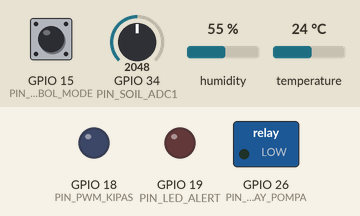
A program run on a simulated ESP32. Parts: switched loads named in the program (green lamp = pin HIGH), output pins drawn as LEDs (lit = HIGH). Dashed ring = blinking. The test bench sets the inputs (shaded band); at power-on: temperature 24 °C, GPIO 34 (PIN_SOIL_ADC1) = 2048, GPIO 15 (PIN_TOMBOL_MODE) HIGH, humidity 55 % (analog values on the 0–4095 scale). What the program prints to the serial monitor is not drawn.

Above: at 1.2 s.
1.3 s: temperature set to 33 °C
At 4.3 s:
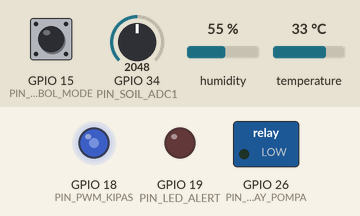
5.5 s: GPIO 34 (PIN_SOIL_ADC1) set to 2586
12.5 s: GPIO 34 (PIN_SOIL_ADC1) set to 2648
At 16.1 s:
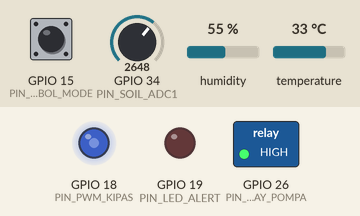
16.5 s: temperature set to 12 °C
At 19.3 s:
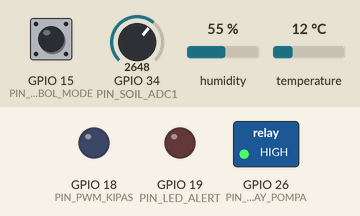
20.5 s: temperature set to 41 °C
At 22.8 s:
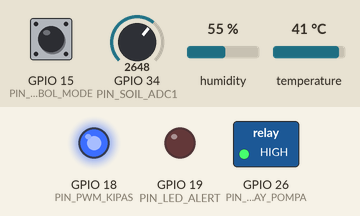
28.4 s: temperature set to 19 °C
At 31.37 s:
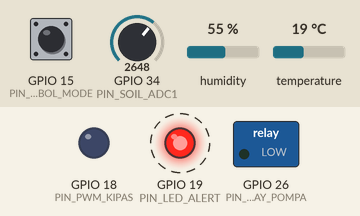
Timing chart, 0 to 33.1 s (numbered marks = the images above; inputs shaded):
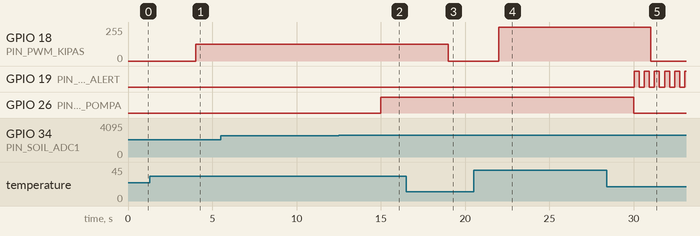

Measured:
- the behaviour switches between 2615 and 2616 on GPIO 34 (PIN_SOIL_ADC1) (found by bisection; images 1 and 2)
- after the input at 1.3 s, GPIO 18 (PIN_PWM_KIPAS): 0/255 → 127/255 after 2.7 s
- after the input at 5.5 s, every drawn part: stays the same
- after the input at 12.5 s, GPIO 26 (PIN_RELAY_POMPA): LOW → HIGH after 2.5 s
- after the input at 16.5 s, GPIO 18 (PIN_PWM_KIPAS): 127/255 → 0/255 after 2.5 s
- after the input at 20.5 s, GPIO 18 (PIN_PWM_KIPAS): 0/255 → 255/255 after 1.5 s
- after the input at 28.4 s, GPIO 18 (PIN_PWM_KIPAS): 255/255 → 0/255 after 2.6 s
- by itself, GPIO 19 (PIN_LED_ALERT): alternates HIGH for 0.30 s and LOW for 0.30 s

The program:

main.cpp
```cpp
#include <Arduino.h>
#include <DHT.h>
#include <ArduinoJson.h>

// ==========================================
// 1. KONFIGURASI PIN ESP32
// ==========================================

#define PIN_DHT            4
#define TIPE_DHT           DHT22

#define PIN_SOIL_ADC1      34
#define PIN_TOMBOL_MODE    15
#define PIN_RELAY_POMPA    26
#define PIN_PWM_KIPAS      18
#define PIN_LED_ALERT      19

// 0 = Ambang tunggal (chattering)
// 1 = Histeresis
#define GUNAKAN_HISTERESIS 1

// ==========================================
// 2. KONFIGURASI SENSOR TANAH
// ==========================================

const int MV_TANAH_KERING = 2650;
const int MV_TANAH_BASAH  = 1100;

const float AMBANG_POMPA_ON  = 35.0;
const float AMBANG_POMPA_OFF = 60.0;
const float AMBANG_TUNGGAL   = 45.0;

// ==========================================
// 3. KONFIGURASI PWM LED
// ==========================================

const int PWM_FREQ_HZ = 5000;
const int PWM_RES_BIT = 8;
const int PWM_KANAL   = 0;

// ==========================================
// 4. FILTER MOVING AVERAGE
// ==========================================

const int UKURAN_FILTER = 5;

uint32_t bufferMv[UKURAN_FILTER] = {0};
int indeksFilter = 0;
bool filterPenuh = false;

// ==========================================
// 5. VARIABEL SISTEM
// ==========================================

DHT dht(PIN_DHT, TIPE_DHT);

unsigned long waktuTelemetriTerakhir = 0;
unsigned long waktuDebounceTombol = 0;

const unsigned long INTERVAL_BACA_MS = 1000;

bool statusPompa = false;
bool modeOverridePaksa = false;
bool tombolSebelumnya = HIGH;

unsigned long seqPaket = 0;
unsigned long hitungTransisiRelai = 0;

// ==========================================
// 6. VARIABEL DRY-RUN PROTECTION (C6)
// ==========================================

const unsigned long BATAS_POMPA_MS = 15000;
const unsigned long INTERVAL_KEDIP_MS = 300;
const float MIN_KENAIKAN_SOIL = 1.0;

bool faultDryRun = false;
bool pemantauanPompaAktif = false;

unsigned long waktuMulaiPompa = 0;
unsigned long waktuKedipTerakhir = 0;

float soilPctAwalPompa = 0.0;
bool statusLedAlert = false;

// ==========================================
// 7. FUNGSI KONFIGURASI PWM
// ==========================================

void setupPwmKipas() {

#if defined(ESP_ARDUINO_VERSION) && \
    (ESP_ARDUINO_VERSION >= ESP_ARDUINO_VERSION_VAL(3, 0, 0))

  ledcAttach(PIN_PWM_KIPAS, PWM_FREQ_HZ, PWM_RES_BIT);

#else

  ledcSetup(PWM_KANAL, PWM_FREQ_HZ, PWM_RES_BIT);
  ledcAttachPin(PIN_PWM_KIPAS, PWM_KANAL);

#endif
}

void tulisPwmKipas(uint8_t duty) {

#if defined(ESP_ARDUINO_VERSION) && \
    (ESP_ARDUINO_VERSION >= ESP_ARDUINO_VERSION_VAL(3, 0, 0))

  ledcWrite(PIN_PWM_KIPAS, duty);

#else

  ledcWrite(PWM_KANAL, duty);

#endif
}

// ==========================================
// 8. PEMBACAAN SENSOR TANAH
//    MOVING AVERAGE 5 SAMPEL
// ==========================================

uint32_t bacaSoilMilliVoltsTerfilter() {

  uint32_t mvMentah = analogReadMilliVolts(PIN_SOIL_ADC1);

  bufferMv[indeksFilter] = mvMentah;

  indeksFilter = (indeksFilter + 1) % UKURAN_FILTER;

  if (indeksFilter == 0) {
    filterPenuh = true;
  }

  int jumlahSampel = filterPenuh
                     ? UKURAN_FILTER
                     : indeksFilter;

  uint64_t total = 0;

  for (int i = 0; i < jumlahSampel; i++) {
    total += bufferMv[i];
  }

  return (uint32_t)(total / jumlahSampel);
}

// ==========================================
// 9. LED PERINGATAN DRY-RUN
// ==========================================

void kendaliLedPeringatan() {

  if (!faultDryRun) {
    digitalWrite(PIN_LED_ALERT, LOW);
    statusLedAlert = false;
    return;
  }

  unsigned long sekarang = millis();

  if (sekarang - waktuKedipTerakhir >= INTERVAL_KEDIP_MS) {

    waktuKedipTerakhir = sekarang;
    statusLedAlert = !statusLedAlert;

    digitalWrite(
      PIN_LED_ALERT,
      statusLedAlert ? HIGH : LOW
    );
  }
}

// ==========================================
// 10. SETUP
// ==========================================

void setup() {

  Serial.begin(115200);

  pinMode(PIN_SOIL_ADC1, INPUT);
  pinMode(PIN_TOMBOL_MODE, INPUT_PULLUP);
  pinMode(PIN_RELAY_POMPA, OUTPUT);
  pinMode(PIN_LED_ALERT, OUTPUT);

  digitalWrite(PIN_RELAY_POMPA, LOW);
  digitalWrite(PIN_LED_ALERT, LOW);

  analogReadResolution(12);
  analogSetPinAttenuation(PIN_SOIL_ADC1, ADC_11db);

  setupPwmKipas();

  dht.begin();

  Serial.println();
  Serial.println(
    "{\"event\":\"boot\",\"lab\":\"Lab-01 Greenhouse Kopi UNIB\"}"
  );
}

// ==========================================
// 11. LOOP UTAMA
// ==========================================

void loop() {

  unsigned long sekarang = millis();

  // ----------------------------------------
  // A. TOMBOL OVERRIDE MANUAL
  // ----------------------------------------

  bool bacaTombol = digitalRead(PIN_TOMBOL_MODE);

  if (bacaTombol == LOW &&
      tombolSebelumnya == HIGH &&
      (sekarang - waktuDebounceTombol > 60)) {

    waktuDebounceTombol = sekarang;

    modeOverridePaksa = !modeOverridePaksa;

    Serial.printf(
      "{\"event\":\"mode_change\",\"manual_override\":%s}\n",
      modeOverridePaksa ? "true" : "false"
    );
  }

  tombolSebelumnya = bacaTombol;

  // ----------------------------------------
  // B. KEDIPKAN LED PERINGATAN
  // ----------------------------------------

  kendaliLedPeringatan();

  // ----------------------------------------
  // C. PEMBACAAN SENSOR SETIAP 1 DETIK
  // ----------------------------------------

  if (sekarang - waktuTelemetriTerakhir >= INTERVAL_BACA_MS) {

    waktuTelemetriTerakhir = sekarang;

    int adcRaw = analogRead(PIN_SOIL_ADC1);

    uint32_t soilMv = bacaSoilMilliVoltsTerfilter();

    // Kalibrasi terbalik 0% - 100%
    float soilPct =
      (float)(MV_TANAH_KERING - (int)soilMv) * 100.0f /
      (float)(MV_TANAH_KERING - MV_TANAH_BASAH);

    soilPct = constrain(soilPct, 0.0f, 100.0f);

    // --------------------------------------
    // D. PEMBACAAN DHT22
    // --------------------------------------

    float suhuUdara = dht.readTemperature();
    float lembapUdara = dht.readHumidity();

    bool dhtValid = !isnan(suhuUdara) && !isnan(lembapUdara);

    if (!dhtValid) {
      Serial.println("{\"error\":\"Pembacaan DHT22 gagal\"}");
    }

    // --------------------------------------
    // E. KENDALI POMPA
    // --------------------------------------

    bool pompaSebelum = statusPompa;
    bool permintaanPompa = statusPompa;

    if (modeOverridePaksa) {

      permintaanPompa = true;

    } else {

#if GUNAKAN_HISTERESIS == 1

      if (soilPct < AMBANG_POMPA_ON) {
        permintaanPompa = true;
      }
      else if (soilPct >= AMBANG_POMPA_OFF) {
        permintaanPompa = false;
      }

#else

      permintaanPompa = (soilPct < AMBANG_TUNGGAL);

#endif

    }

    // --------------------------------------
    // F. DRY-RUN PROTECTION (C6)
    // --------------------------------------

    // Fault yang sudah terjadi mengunci pompa OFF
    if (faultDryRun) {

      permintaanPompa = false;
      pemantauanPompaAktif = false;

    }
    else if (permintaanPompa) {

      // Pompa baru mulai menyala
      if (!pemantauanPompaAktif) {

        pemantauanPompaAktif = true;
        waktuMulaiPompa = millis();
        soilPctAwalPompa = soilPct;

      }
      else {

        // Periksa apakah kelembapan meningkat
        if (soilPct >= soilPctAwalPompa + MIN_KENAIKAN_SOIL) {

          // Respons terdeteksi, mulai pemantauan ulang
          soilPctAwalPompa = soilPct;
          waktuMulaiPompa = millis();

        }
        else if (millis() - waktuMulaiPompa >= BATAS_POMPA_MS) {

          // Tidak ada peningkatan selama 15 detik
          faultDryRun = true;

          permintaanPompa = false;
          pemantauanPompaAktif = false;

          Serial.println(
            "{\"event\":\"safety_cutoff\","
            "\"fault\":\"DRY_RUN_PROTECTION\","
            "\"pump_on\":false}"
          );
        }
      }

    }
    else {

      // Pompa berhenti, hentikan pemantauan
      pemantauanPompaAktif = false;

    }

    // Terapkan status pompa akhir
    statusPompa = permintaanPompa;

    if (statusPompa != pompaSebelum) {
      hitungTransisiRelai++;
    }

    digitalWrite(
      PIN_RELAY_POMPA,
      statusPompa ? HIGH : LOW
    );

    // --------------------------------------
    // G. KENDALI PWM BERDASARKAN SUHU
    // --------------------------------------

    int nilaiDuty = 0;

    if (dhtValid) {

      nilaiDuty = map(
        (long)(suhuUdara * 10.0f),
        280,
        380,
        0,
        255
      );

      nilaiDuty = constrain(nilaiDuty, 0, 255);

      tulisPwmKipas((uint8_t)nilaiDuty);
    }

    float fanPct = (nilaiDuty * 100.0f) / 255.0f;

    // --------------------------------------
    // H. TELEMETRI JSON
    // --------------------------------------

    JsonDocument doc;

    doc["device_id"] = "esp32-kopi-gh01";
    doc["seq"] = ++seqPaket;

    doc["adc_raw"] = adcRaw;
    doc["soil_mv_avg"] = soilMv;

    doc["soil_pct"] = serialized(String(soilPct, 1));

    if (dhtValid) {
      doc["temp_c"] = serialized(String(suhuUdara, 1));
      doc["air_hum_pct"] = serialized(String(lembapUdara, 1));
    } else {
      doc["temp_c"] = nullptr;
      doc["air_hum_pct"] = nullptr;
    }

    doc["pump_on"] = statusPompa;
    doc["relay_switches"] = hitungTransisiRelai;

    doc["fan_pwm_pct"] = serialized(String(fanPct, 1));

    doc["ctrl_mode"] = modeOverridePaksa
                       ? "MANUAL"
                       : (GUNAKAN_HISTERESIS
                          ? "HYSTERESIS"
                          : "SINGLE_THR");

    doc["fault"] = faultDryRun
                   ? "DRY_RUN_PROTECTION"
                   : "NONE";

    doc["warning_led"] = statusLedAlert;

    doc["pump_runtime_ms"] = pemantauanPompaAktif
                             ? millis() - waktuMulaiPompa
                             : 0;

    serializeJson(doc, Serial);
    Serial.println();
  }
}
```
